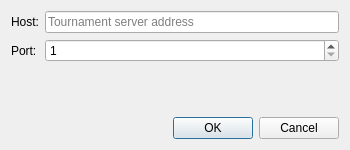
<?xml version="1.0" encoding="UTF-8"?>
<ui version="4.0">
 <class>TBConnectToDialog</class>
 <widget class="QDialog" name="TBConnectToDialog">
  <property name="geometry">
   <rect>
    <x>0</x>
    <y>0</y>
    <width>350</width>
    <height>150</height>
   </rect>
  </property>
  <property name="windowTitle">
   <string>Connect to Tournament</string>
  </property>
  <property name="modal">
   <bool>true</bool>
  </property>
  <layout class="QVBoxLayout" name="mainLayout">
   <item>
    <layout class="QFormLayout" name="formLayout">
     <item row="0" column="0">
      <widget class="QLabel" name="hostLabel">
       <property name="text">
        <string>Host:</string>
       </property>
      </widget>
     </item>
     <item row="0" column="1">
      <widget class="QLineEdit" name="hostEdit">
       <property name="placeholderText">
        <string>Tournament server address</string>
       </property>
      </widget>
     </item>
     <item row="1" column="0">
      <widget class="QLabel" name="portLabel">
       <property name="text">
        <string>Port:</string>
       </property>
      </widget>
     </item>
     <item row="1" column="1">
      <widget class="QSpinBox" name="portSpinBox">
       <property name="minimum">
        <number>1</number>
       </property>
       <property name="maximum">
        <number>65535</number>
       </property>
      </widget>
     </item>
    </layout>
   </item>
   <item>
    <widget class="QDialogButtonBox" name="buttonBox">
     <property name="orientation">
      <enum>Qt::Horizontal</enum>
     </property>
     <property name="standardButtons">
      <set>QDialogButtonBox::Cancel|QDialogButtonBox::Ok</set>
     </property>
    </widget>
   </item>
  </layout>
 </widget>
 <resources/>
 <connections>
  <connection>
   <sender>buttonBox</sender>
   <signal>accepted()</signal>
   <receiver>TBConnectToDialog</receiver>
   <slot>accept()</slot>
   <hints>
    <hint type="sourcelabel">
     <x>248</x>
     <y>254</y>
    </hint>
    <hint type="destinationlabel">
     <x>157</x>
     <y>274</y>
    </hint>
   </hints>
  </connection>
  <connection>
   <sender>buttonBox</sender>
   <signal>rejected()</signal>
   <receiver>TBConnectToDialog</receiver>
   <slot>reject()</slot>
   <hints>
    <hint type="sourcelabel">
     <x>316</x>
     <y>260</y>
    </hint>
    <hint type="destinationlabel">
     <x>286</x>
     <y>274</y>
    </hint>
   </hints>
  </connection>
 </connections>
</ui>
